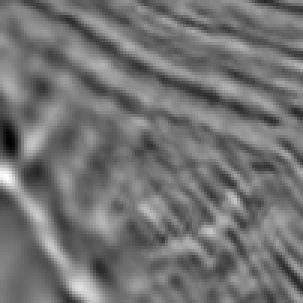
#> input picture data/debug_test/0a0cc52eca.png, 101 x 101 px, given as the content of the folder ../data/train_images/, which was not available (shown 3 times larger)
$ jupyter execute --allow-errors basic_exploration_v0.ipynb   (shell and % lines are left out)   (Python 2 division)   (text cells are left out)
#> lines starting #> are read from the running program, lines starting #| are printed output that depends on the picture; pictures that were not available may be replaced by others from this repository, and a replacement may not be noted
#> `plt.show()`:
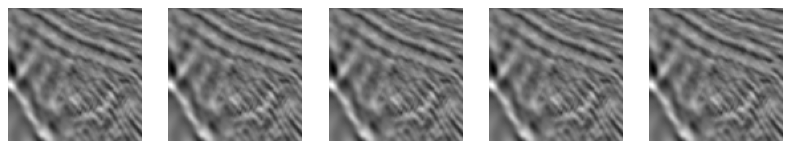
#> figure drawn by matplotlib, 5 panels
[cell 1]
import warnings
warnings.filterwarnings('ignore')

import cv2
import os
import gc
import h5py

import pandas as pd
import numpy as np
import matplotlib.pyplot as plt

from skimage.transform import probabilistic_hough_line

[cell 2]
try:
    del train_csv, depth_csv, comp_csv
    del img_train, img_test
    del trn_lines, tst_lines
    del trn_edges, tst_edges
    print 'Clearing memory...'
    gc.collect()
except:
    pass

[cell 3]
# File paths
trn_path = '../data/train_images/'
msk_path = '../data/train_masks/'
tst_path = '../data/test_images/'
path_list = [trn_path, msk_path, tst_path]

[cell 4]
# Number of files in each folder
file_lens = []
#> (the rest of this cell did not finish here and is left out)

[cell 5]
# Printing some images from each path
num_imgs = 5
num_rows = len(path_list)

#> (the rest of this cell did not finish here and is left out)

[cell 6]
# Image dimensions
w = 101
h = 101

# File paths
train_csv_path = '../data/train.csv'
depth_csv_path = '../data/depths.csv'

#> (a cell that did not finish here is left out)

#> (a cell that did not finish here is left out)

[cell 9]
# Depth distributions for salt percentages
plt.figure(figsize=(10, 6))
#> (the rest of this cell did not finish here and is left out)

[cell 10]
# Depth distribution for salt percentages
h_rows = 5
h_cols = 2
plt.figure(figsize=(14, 16))
#> (the rest of this cell did not finish here and is left out)

[cell 11]
def load_images(path):
    fnames = os.listdir(path)
    images = np.zeros((len(fnames), h, w))
    img_names = []
    for i, f in enumerate(fnames):
        images[i, :, :] = cv2.imread(path+f, 0)
        img_names.append(f.split('.')[0])
    return images, img_names

[cell 12]
# Load images
img_train, trn_names = load_images(trn_path)
img_test, tst_names = load_images(tst_path)

img_train = img_train.astype(np.uint8)
img_test = img_test.astype(np.uint8)

# Flatten images
flat_trn = img_train.reshape((img_train.shape[0], h*w))
flat_tst = img_test.reshape((img_test.shape[0], h*w))

[cell 13]
# Sanity check on flattened images
rand_idx = np.random.randint(img_train.shape[0])
plt.figure(figsize=(8, 4))
plt.subplot(1, 2, 1)
plt.imshow(img_train[rand_idx], cmap='gray')
plt.gca().axis('off')
plt.title('Original Train Image')
plt.subplot(1, 2, 2)
plt.imshow(flat_trn[rand_idx].reshape((h, w)), cmap='gray')
plt.gca().axis('off')
plt.title('Flattened Train Image')
plt.show()
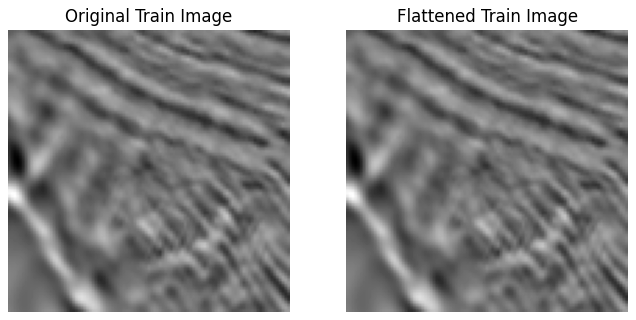
#> figure drawn by matplotlib, 2 panels

[cell 14]
# Calculate statistics
trn_means = np.mean(flat_trn, axis=1)
tst_means = np.mean(flat_tst, axis=1)

trn_std = np.std(flat_trn, axis=1)
tst_std = np.std(flat_tst, axis=1)

[cell 15]
# Try out edge detection in openCV
rand_idx = np.random.randint(img_train.shape[0])
img = img_train[rand_idx]
edges = cv2.Canny(img, 1, 100, apertureSize=3)

lines = probabilistic_hough_line(edges, threshold=10, line_length=2, line_gap=0, seed=0)

fig, axes = plt.subplots(1, 2, figsize=(10, 5))
ax = axes.ravel()

ax[0].imshow(img, cmap='gray')
ax[0].set_title('Original')
ax[0].set_axis_off()

ax[1].imshow(edges, cmap='gray')
ax[1].set_title('Edges')
ax[1].set_axis_off()

for line in lines:
    p0, p1 = line
    ax[1].plot((p0[0], p1[0]), (p0[1], p1[1]), c='red')
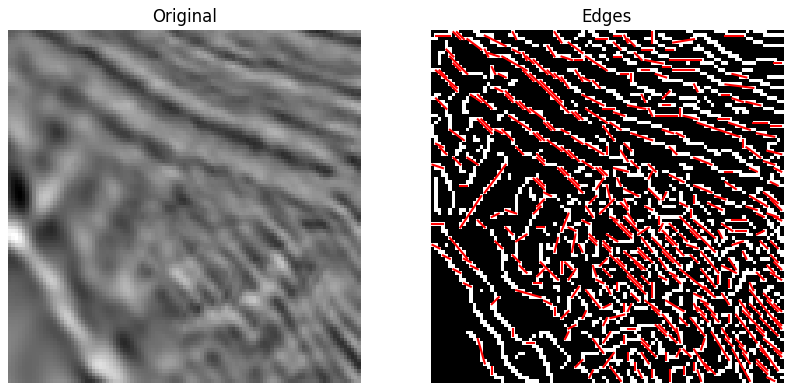
#> figure drawn by matplotlib, 2 panels

[cell 16]
# Apply Canny edge detection and probabilistic hough line transform
def save_as_h5py(fname, data):
    with h5py.File(fname, 'w') as handle:
        handle.create_dataset('data', data=data)
    return None

def load_h5py(fname):
    with h5py.File(fname, 'r') as handle:
        return handle['data'][:]

def canny_edges(data):
    d_edges = np.zeros_like(data)
    for i, img in enumerate(data):
        tmp_edge = cv2.Canny(img, 1, 100, apertureSize=3)
        d_edges[i, :, :] = tmp_edge
    return d_edges

def hough_lines(data):
    d_lines = []
    for edge in data:
        tmp_line = probabilistic_hough_line(edge, threshold=10, line_length=2, line_gap=0, seed=0)
        d_lines.append(np.array(tmp_line))
    return d_lines

exp_path = './exploration_data/'
trn_edge_name = 'trn_edges.h5'
tst_edge_name = 'tst_edges.h5'
explore_files = os.listdir(exp_path)

#> (the rest of this cell did not finish here and is left out)

    print 'Saving edges...'
    save_as_h5py(exp_path+trn_edge_name, trn_edges)
    save_as_h5py(exp_path+tst_edge_name, tst_edges)
else:
    try:
        print 'Loading edges...'
        trn_edges = load_h5py(exp_path+trn_edge_name)
        tst_edges = load_h5py(exp_path+tst_edge_name)
    except:
        print 'Error encountered during load!'

print 'Generating lines using hough transform...'
trn_lines = hough_lines(trn_edges)
tst_lines = hough_lines(tst_edges)
